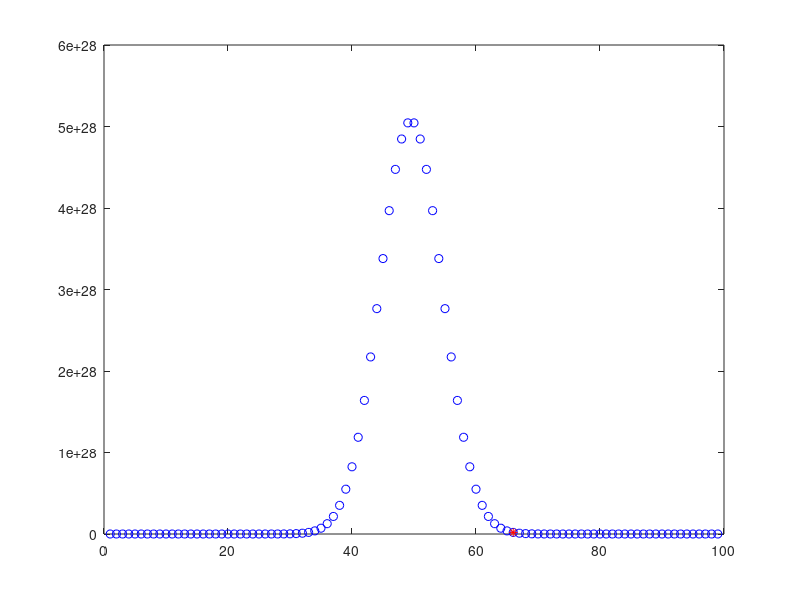

Write MATLAB code to recreate this figure.
close all
clear all
clc

x = 1:99;
y = zeros(length(x),1);

for i=1:length(x)
    y(i) = nchoosek(length(x),i);
end

plot(x,y,'bo')
hold on
plot(x(round(2*length(x)/3)),y(round(2*length(y)/3)),'r*');